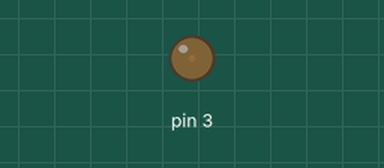
A sketch run on a simulated Arduino Uno, built with avr-gcc and run on an emulated ATmega328P. On the bench: output pins drawn as LEDs (lit = HIGH).

Above: at 0.05 s.
At 3.45 s:
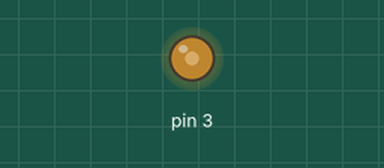
At 6.95 s:
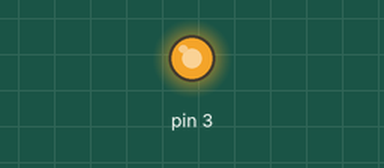
At 13.85 s:
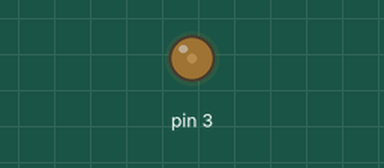
Timing chart, 0 to 19.9 s (numbered marks = the images above):
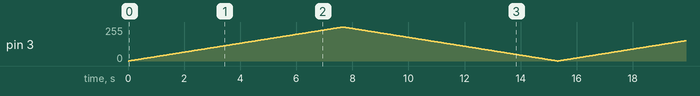

The sketch:

for.ino
```cpp
// Program Arduino dengan pengulangan FOR
// Program Animasi LED dengan PWM

void setup() {
  // set pin 3 sebagai output
  pinMode(3, OUTPUT);

}

void loop() {
  for (byte value = 0; value < 255; value++){
    analogWrite(3, value);
    delay(30);
  }

  for (byte value = 255; value > 0; value--) {
    analogWrite(3, value);
    delay(30);
  }
}
```
